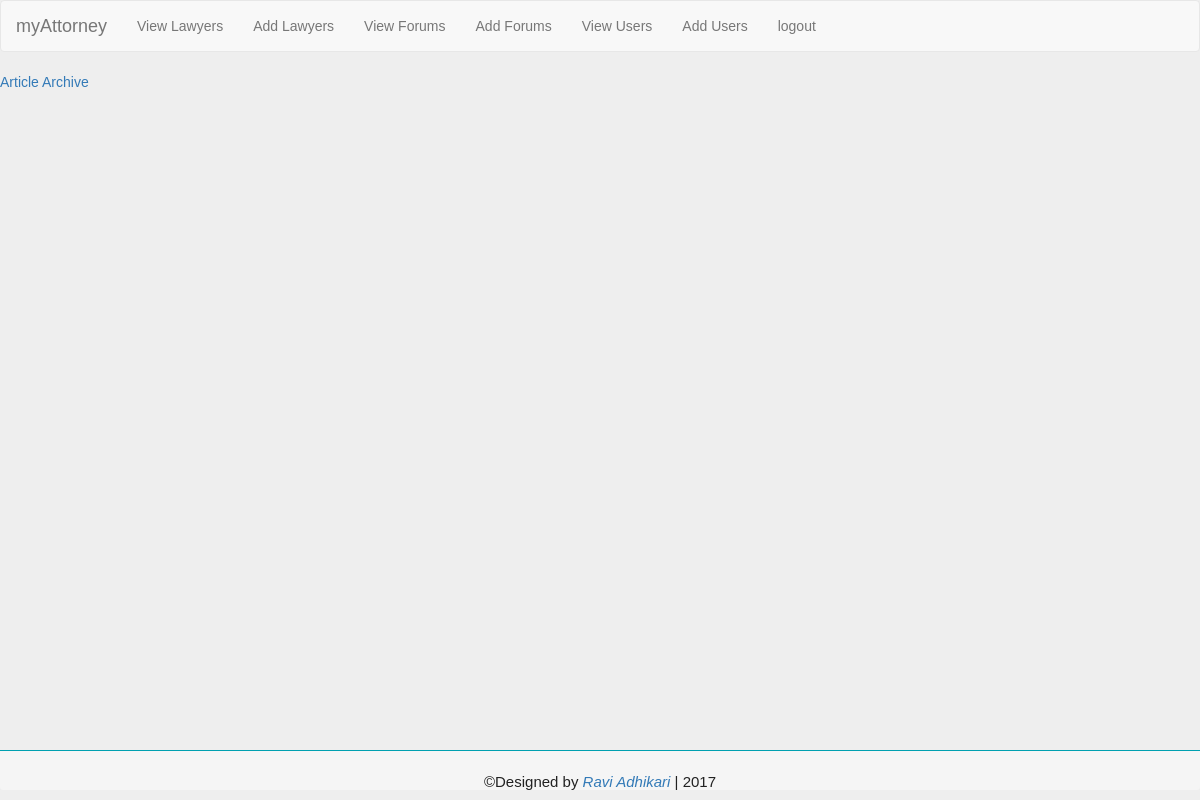
/cms/dashboard.php, run on an earlier commit of the app's database.
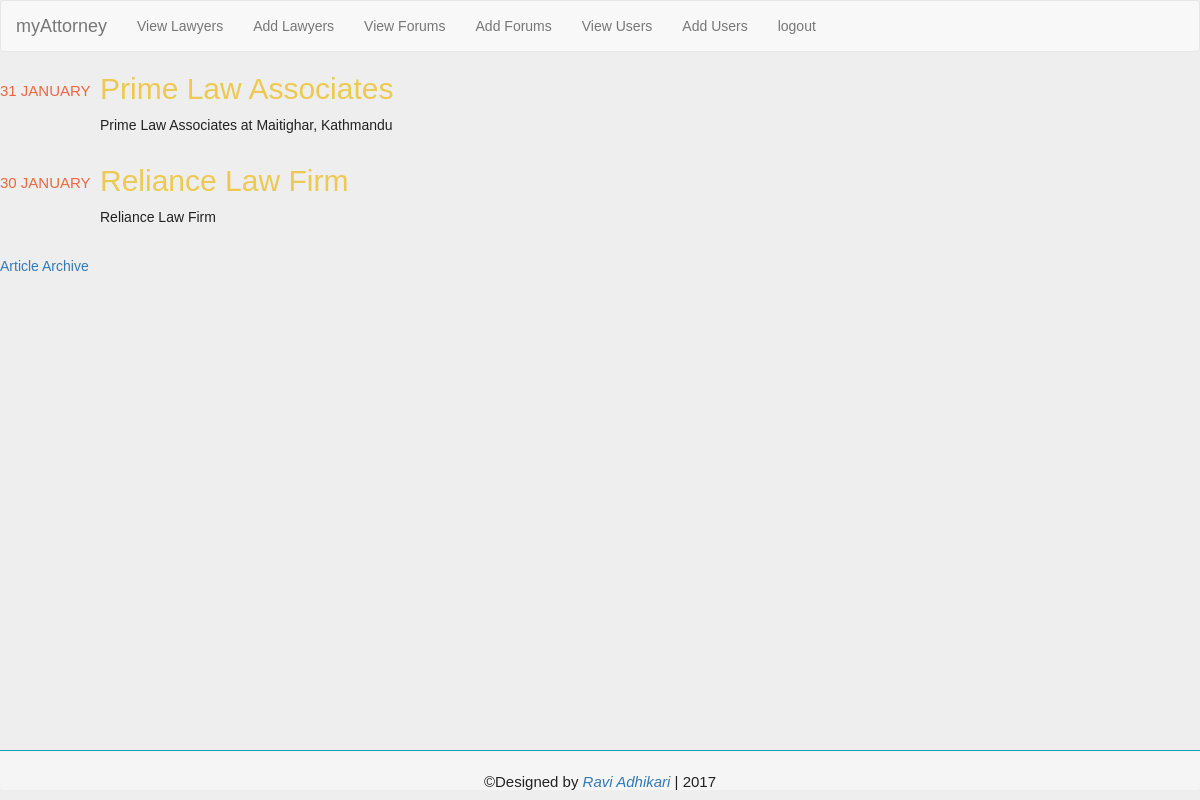
And on a later commit of the database.
### tables this page shows
CREATE TABLE `articles` (
  `id` smallint(5) unsigned NOT NULL AUTO_INCREMENT,
  `publicationDate` date NOT NULL,
  `title` varchar(255) NOT NULL,
  `summary` text NOT NULL,
  `content` mediumtext NOT NULL,
  PRIMARY KEY (`id`)
);

### cms/classes/Article.php (called while the page is built, shortened)
<?php
class Article
{
  public function __construct( $data=array() ) {
    if ( isset( $data['id'] ) ) $this->id = (int) $data['id'];
    if ( isset( $data['publicationDate'] ) ) $this->publicationDate = (int) $data['publicationDate'];
    if ( isset( $data['title'] ) ) $this->title = preg_replace ( "/[^\.\,\-\_\'\"\@\?\!\:\$ a-zA-Z0-9()]/", "", $data['title'] );
    if ( isset( $data['summary'] ) ) $this->summary = preg_replace ( "/[^\.\,\-\_\'\"\@\?\!\:\$ a-zA-Z0-9()]/", "", $data['summary'] );
  }
  public static function getList( $numRows=1000000, $order="publicationDate DESC" ) {
    $conn = new PDO( DB_DSN, DB_USERNAME, DB_PASSWORD );
    $sql = "SELECT SQL_CALC_FOUND_ROWS *, UNIX_TIMESTAMP(publicationDate) AS publicationDate FROM articles
            ORDER BY ".$order. " LIMIT :numRows";
    $st = $conn->prepare( $sql );
    $st->bindValue( ":numRows", $numRows, PDO::PARAM_INT );
    $st->execute();
    $list = array();
    while ( $row = $st->fetch() ) {
      $article = new Article( $row );
      $list[] = $article;
    }
    $sql = "SELECT FOUND_ROWS() AS totalRows";
    $totalRows = $conn->query( $sql )->fetch();
    return ( array ( "results" => $list, "totalRows" => $totalRows[0] ) );
  }
}
?>

### cms/templates/homepage.php (the view)
<?php include "templates/include/header.php" ?>
        <nav class="navbar navbar-default">
            <div class="container-fluid">
                <div class="navbar-header">
                    <a class="navbar-brand" href="#">myAttorney</a>
                </div>
                <ul class="nav navbar-nav">
                    <li><a href="/viewLawyer.php">View Lawyers</a></li>
                    <li><a href="/addLawyer.php">Add Lawyers</a></li>
                    <li><a href="/viewForum.php">View Forums</a></li>
                    <li><a href="/myAttorney/addForum.php">Add Forums</a></li>
                    <li><a href="/viewUser.php">View Users</a></li>
                    <li><a href="/addUser.php">Add Users</a></li>
                    <li><a href="/logout.php">logout</a></li>
                </ul>
            </div>
        </nav>
      <ul id="headlines">
<?php foreach ( $results['articles'] as $article ) { ?>
        <li>
          <h2>
            <span class="pubDate"><?php echo date('j F', $article->publicationDate)?></span><a href=".?action=viewArticle&amp;articleId=<?php echo $article->id?>"><?php echo htmlspecialchars( $article->title )?></a>
          </h2>
          <p class="summary"><?php echo htmlspecialchars( $article->summary )?></p>
        </li>
<?php } ?>
      </ul>
      <p><a href="./?action=archive">Article Archive</a></p>
<?php include "templates/include/footer.php" ?>

What changed in the data, as far as the page shows it:
added articles: publicationDate "31 JANUARY", title "Prime Law Associates", summary "Prime Law Associates at Maitighar, Kathmandu"
added articles: publicationDate "30 JANUARY", title "Reliance Law Firm", summary "Reliance Law Firm"
